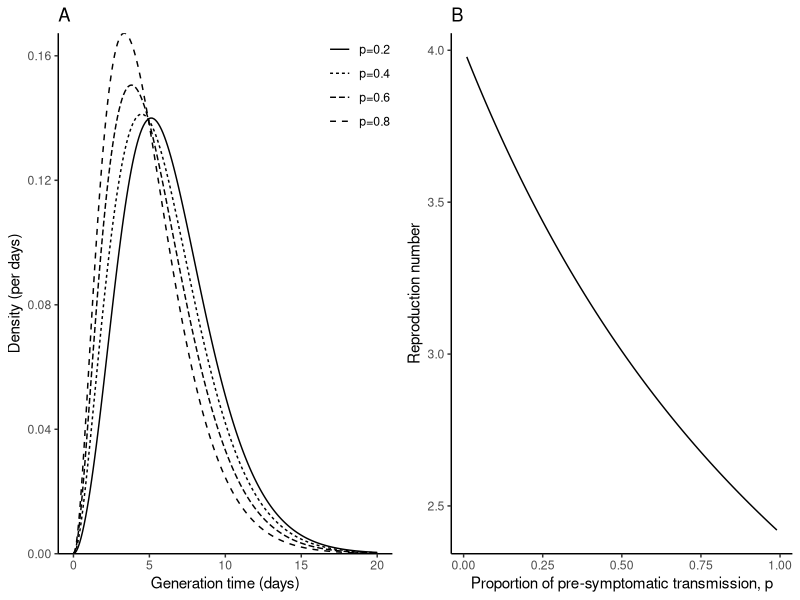

The R source for this figure:
library(ggplot2); theme_set(theme_bw())
library(dplyr)
library(gridExtra)

## Next step: generalize. Calculate distributions by: convolving, cumulating and then differencing.

r <- log(2)/3

## Assume three equal lag kernels; we move from exposed to pre-symptomatic to symptomatic, p is relative contagiousness of pre-symptomatics
genfun <- function(x, p=0.3, duration=2.5) {
  p * (- pgamma(x, 4, rate=2/duration) + pgamma(x, 2, rate=2/duration))/duration +
    (1-p) * (- pgamma(x, 6, rate=2/duration) + pgamma(x, 4, rate=2/duration))/duration
}

pvec <- c(0.2, 0.4, 0.6, 0.8)
tvec <- seq(0, 20, by=0.1)

genexample <- lapply(pvec, function(p) {
  data.frame(
    time=tvec,
    genden=genfun(tvec, p),
    p=paste0("p=", p)
  )
}) %>%
  bind_rows

g1 <- ggplot(genexample) +
  geom_line(aes(time, genden, lty=p)) +
  scale_x_continuous("Generation time (days)") +
  scale_y_continuous("Density (per days)", expand=c(0, 0)) +
  ggtitle("A") +
  theme(
    legend.position=c(0.9, 0.9),
    legend.title=element_blank(),
    panel.grid = element_blank(),
    panel.border = element_blank(),
    axis.line = element_line()
  )

rRexample <- lapply(seq(0.01, 0.99, by=0.01), function(p) {
  R <- 1/integrate(function(x) {
    genfun(x, p) * exp(-r*x)
  }, 0, Inf)[[1]]
  
  data.frame(
    p=p, R=R
  )
}) %>%
  bind_rows

g2 <- ggplot(rRexample) +
  geom_line(aes(p, R)) +
  scale_x_continuous("Proportion of pre-symptomatic transmission, p") +
  scale_y_continuous("Reproduction number") +
  ggtitle("B") +
  theme(
    legend.title=element_blank(),
    panel.grid = element_blank(),
    panel.border = element_blank(),
    axis.line = element_line()
  )

gtot <- grid.arrange(g1, g2, nrow=1)

ggsave("coronaexample.pdf", gtot, width=8, height=4)
